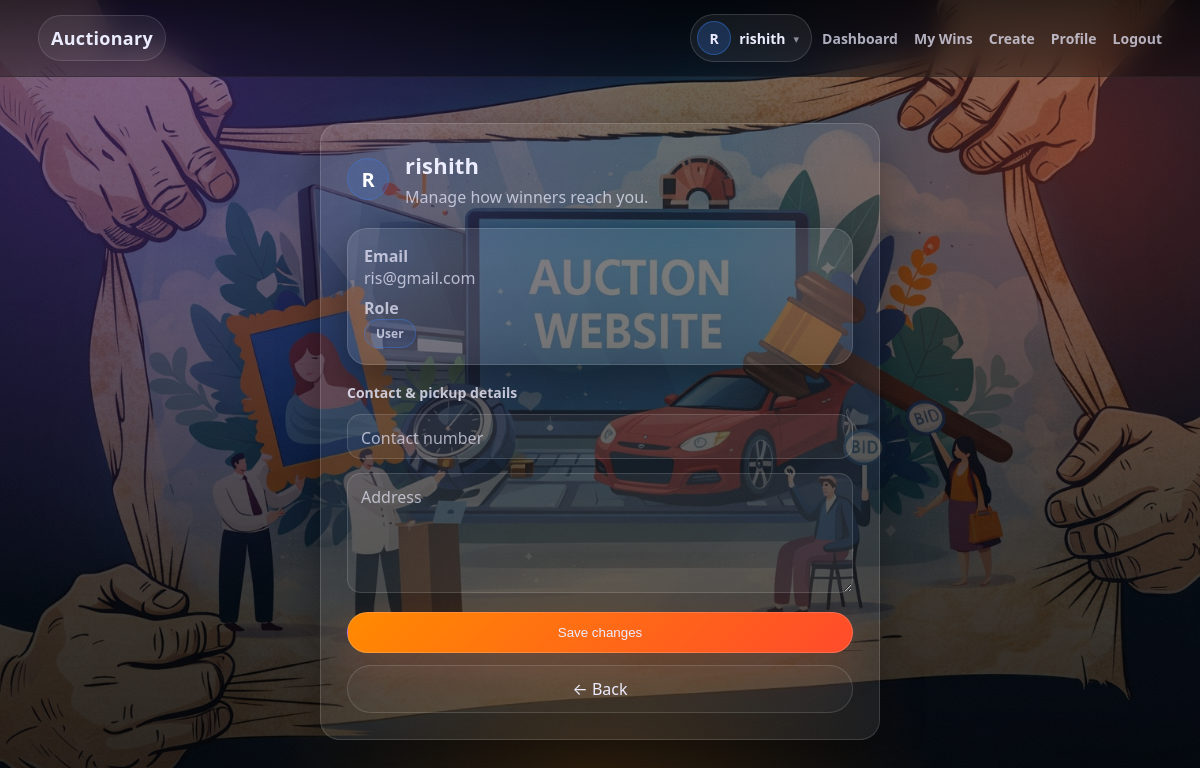
Screenshot of /profile (signed in) with the database file from the repository.
### app.py (models this page shows)
class User(db.Model, UserMixin):
    id = db.Column(db.Integer, primary_key=True)
    username = db.Column(db.String(100))
    email = db.Column(db.String(100), unique=True)
    password = db.Column(db.String(200))
    role = db.Column(db.String(20), default='user')
    contact_number = db.Column(db.String(20))
    address = db.Column(db.String(200))

### app.py (the view)
@app.route('/profile', methods=['GET', 'POST'])
@login_required
def profile():
    if request.method == 'POST':
        current_user.contact_number = request.form.get('contact_number')
        current_user.address = request.form.get('address')
        db.session.commit()
        flash('Profile updated')
        return redirect(url_for('profile'))
    return render_template('profile.html', user=current_user)

### app.py (called while the page is built)
@login_manager.user_loader
def load_user(user_id):
    return User.query.get(int(user_id))

### templates/profile.html
{% extends "base.html" %}
{% block content %}
<section class="auth-shell">
    <div class="panel glass-card profile-page" style="width:min(560px, 100%);">
        <div class="profile-header-row">
            <div class="user-chip profile-page-avatar" title="{{ user.username }}">{{ user.username[0]|upper }}</div>
            <div>
                <h2 class="auth-title" style="margin:0;">{{ user.username }}</h2>
                <p class="auth-subtitle" style="margin:6px 0 0;">Manage how winners reach you.</p>
            </div>
        </div>
        <div class="profile-readonly glass-card" style="padding:16px; margin-bottom:18px;">
            <p class="muted" style="margin:0 0 8px;"><strong>Email</strong><br>{{ user.email }}</p>
            <p class="muted" style="margin:0;"><strong>Role</strong><br><span class="admin-pill admin-pill-{{ user.role }}">{{ user.role }}</span></p>
        </div>
        <h3 class="history-title" style="margin:0 0 12px;">Contact &amp; pickup details</h3>
        <form method="POST" class="form-stack">
            <div class="field">
                <input class="input" id="profile_phone" name="contact_number" type="tel" placeholder=" " value="{{ user.contact_number or '' }}">
                <label for="profile_phone">Contact number</label>
            </div>
            <div class="field">
                <textarea class="textarea input" id="profile_address" name="address" placeholder=" ">{{ user.address or '' }}</textarea>
                <label for="profile_address">Address</label>
            </div>
            <button class="btn btn-gradient btn-block" type="submit">Save changes</button>
        </form>
        <a class="btn btn-ghost btn-block" href="{{ url_for('dashboard') if user.role != 'admin' else url_for('admin_dashboard') }}" style="text-align:center; margin-top:12px;">← Back</a>
    </div>
</section>
{% endblock %}

### templates/base.html (shortened to what this page needs)
<!DOCTYPE html>
<html lang="en">
<head>
    <link rel="stylesheet" href="{{ url_for('static', filename='css/style.css') }}">
</head>
<body>
    <header class="top-header">
        <div class="container nav-wrap">
            <a class="brand" href="{% if current_user.is_authenticated %}{{ url_for('dashboard') }}{% else %}{{ url_for('login') }}{% endif %}">
                Auctionary
            </a>
            <div class="nav-actions">
            {% if current_user.is_authenticated %}
            <details class="nav-profile">
                <summary class="nav-profile-trigger">
                    <span class="nav-profile-avatar">
                        {{ current_user.username[0]|upper }}
                    </span>
                    <span class="nav-profile-name">
                        {{ current_user.username }}
                    </span>
                    <span class="nav-profile-chevron">▾</span>
                </summary>
            </details>
            {% endif %}
            <nav class="nav-list-wrapper">
                <ul class="nav-list">
                    {% if current_user.is_authenticated %}
                        <li><a class="nav-link" href="{{ url_for('dashboard') }}">Dashboard</a></li>
                        {% if current_user.role == 'admin' %}
                            <li>
                                <a class="nav-link admin-highlight" href="{{ url_for('admin_dashboard') }}">
                                    👑 Admin Panel
                                </a>
                            </li>
                            <li><a class="nav-link" href="{{ url_for('admin_add_item') }}">Add Item</a></li>
                            <li><a class="nav-link" href="{{ url_for('admin_users') }}">Users</a></li>
                            <li><a class="nav-link" href="{{ url_for('admin_bids') }}">Bids</a></li>
                        {% else %}
                            <li><a class="nav-link" href="{{ url_for('my_wins') }}">My Wins</a></li>
                            <li><a class="nav-link" href="{{ url_for('create') }}">Create</a></li>
                        {% endif %}
                        <li><a class="nav-link" href="{{ url_for('profile') }}">Profile</a></li>
                        <li><a class="nav-link" href="{{ url_for('logout') }}">Logout</a></li>
                    {% else %}
                        <li><a class="nav-link" href="{{ url_for('login') }}">Login</a></li>
                        <li><a class="nav-link" href="{{ url_for('register') }}">Register</a></li>
                    {% endif %}
                </ul>
            </nav>
            </div>
        </div>
    </header>
    <main class="page fade-in">
        <div class="container">
            {% block content %}{% endblock %}
        </div>
    </main>
</body>
</html>

### rows the page displays
User: username "R", username "rishith", email "ris@gmail.com", role "User"
